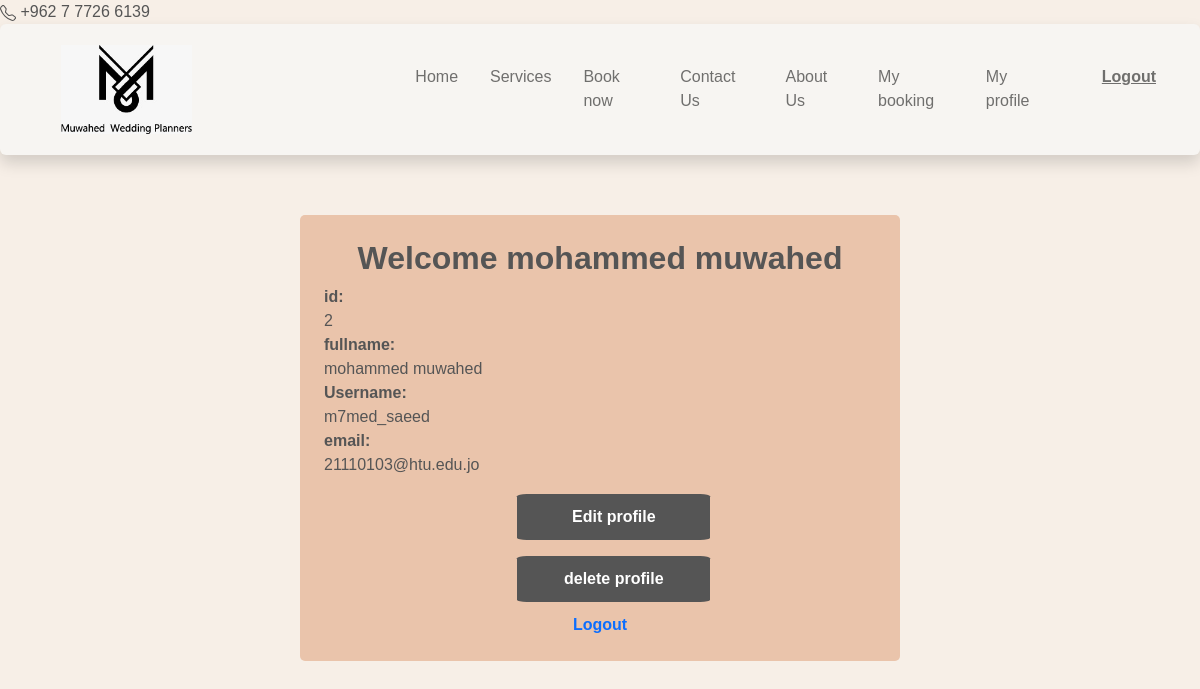
The app's page /profile.php (signed in) with its own data.
### tables this page shows
CREATE TABLE `registration` (
  `id` int(10) NOT NULL,
  `firstName` varchar(20) NOT NULL,
  `lastName` varchar(20) NOT NULL,
  `username` varchar(50) NOT NULL,
  `email` varchar(100) NOT NULL,
  `password` varchar(30) NOT NULL
);

### session.php (called while the page is built, shortened)
<?php
include('connect.php');
$id_check=$_SESSION['id'];
$statement = $pdo->query ("SELECT * FROM registration where id='$id_check'");
$row=$statement->fetch();
$loggedin_user=$row['username'];
$loggedin_id=$row['id'];
$loggedin_fname=$row['firstName'];
$loggedin_lname=$row['lastName'];
$loggedin_email=$row['email'];
?>

### profile.php (the view, shortened to what this page needs)
<?php
require ("session.php");
?>
<!DOCTYPE html>
<html lang="en">
<head>
    <link rel="stylesheet" href="style.css">
</head>
<body>
    <form action="edit_profile.php" method="POST">
        <div class="profileContainer">
            <h2><b>Welcome <?php echo $loggedin_fname . " " . $loggedin_lname;?></b></h2>
            <label for="id"><b>id:</b></label>
            <div><?php echo $loggedin_id;?></div>
            <label for="fullname"><b>fullname:</b></label>
            <div> <?php echo $loggedin_fname . " " . $loggedin_lname;?></div>
            <label for="username"><b>Username:</b> </label>
            <div><?php echo $loggedin_user;?></div>
            <label for="email"><b>email:</b></label>
            <div><?php echo $loggedin_email;?></div>
            <button  id="edit_btn">Edit profile</button>
    </form>
            <a id="delete_btn" href="delete.php">delete profile</a>
            <a class="regLink" href="logout.php">Logout</a>
</body>
</html>

### navbar.css (style rules this page uses)
* { box-sizing: border-box; }
body { margin: 0px; padding: 0px; background-color: #f7efe7!important; color: #555 !important; }
#nav { z-index: 1 !important; background-color: #f7f5f2 !important; overflow: hidden; margin: 0 auto; transition: all ease-in-out 200ms; -webkit-transition: all ease-in-out 200ms; font-family: 'Gill Sans', 'Gill Sans MT', Calibri, 'Trebuchet MS', sans-serif; --bs-navbar-nav-link-padding-x: 1rem; }
#logo { display: block; width: 60%; height: 60%; margin-left: 15%; }
.bar { margin-left: 15%; }
#logout_btn { margin-left: 20px; font-weight: bold; }

### style.css (style rules this page uses)
* { box-sizing: border-box; }
body { margin: 0px; padding: 0px; font-family: Arial, Helvetica, sans-serif; background-color: #f7efe7; color: #555 !important; }
h2 { text-align: center; }
button,#delete_btn,.btn { background-color: #555 !important; color: white; padding: 2% 4%; margin-top: 3%; margin-left: 25%; border: none; cursor: pointer; width: 50%; border-radius: 5%; font-weight: bold; font-size: 100%; display: block; text-align: center; text-decoration: none; }
#edit_btn,#delete_btn { width: 35%; margin-left: 35%; }
.loginContainer, .regContainer,.profileContainer { padding: 2%; margin: auto; margin-top: 5%; width: 50%; border-radius: 5px; background-color: #eac4ab; }
.regLink { display: block; text-align: center; margin-top: 2%; text-decoration: none; font-weight: bold; }

### records on screen
registration: firstName "mohammed", lastName "muwahed", id "2", username "m7med_saeed", email "21110103@htu.edu.jo"
